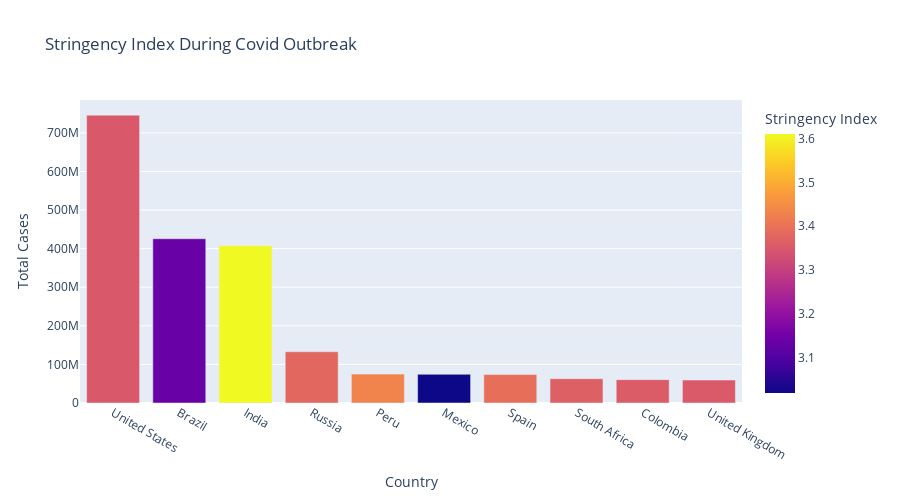

Notebook code for this chart:
### Code cell
figure= px.bar(tdata, x='Country', y='Total Cases',
hover_data=['Population', 'Total Deaths'],
color='Stringency Index', height=500,
title= 'Stringency Index During Covid Outbreak')

figure.show()

### Figure 1 — Plotly figure (JSON) as saved in the notebook; plotly's stock layout.template omitted (floating-point values rounded to 4 significant figures)
{"data": [{"alignmentgroup": "True", "customdata": [[19.62, 26477574], [19.17, 14340567], [21.05, 7247327], [18.8, 2131571], [17.31, 3020038], [18.67, 7295850], [17.66, 5510624], [17.9, 1357682], [17.75, 1936134], [18.03, 7249573]], "hovertemplate": "Country=%{x}<br>Total Cases=%{y}<br>Population=%{customdata[0]}<br>Total Deaths=%{customdata[1]}<br>Stringency Index=%{marker.color}<extra></extra>", "legendgroup": "", "marker": {"color": [3.351, 3.136, 3.611, 3.38, 3.43, 3.019, 3.394, 3.364, 3.358, 3.354], "coloraxis": "coloraxis", "pattern": {"shape": ""}}, "name": "", "offsetgroup": "", "orientation": "v", "showlegend": false, "textposition": "auto", "type": "bar", "x": ["United States", "Brazil", "India", "Russia", "Peru", "Mexico", "Spain", "South Africa", "Colombia", "United Kingdom"], "xaxis": "x", "y": [746014098, 425704517, 407771615, 132888951, 74882695, 74347548, 73717676, 63027659, 60543682, 59475032], "yaxis": "y"}], "layout": {"barmode": "relative", "coloraxis": {"colorbar": {"title": {"text": "Stringency Index"}}, "colorscale": [[0, "#0d0887"], [0.1111, "#46039f"], [0.2222, "#7201a8"], [0.3333, "#9c179e"], [0.4444, "#bd3786"], [0.5556, "#d8576b"], [0.6667, "#ed7953"], [0.7778, "#fb9f3a"], [0.8889, "#fdca26"], [1, "#f0f921"]]}, "height": 500, "legend": {"tracegroupgap": 0}, "title": {"text": "Stringency Index During Covid Outbreak"}, "xaxis": {"anchor": "y", "domain": [0, 1], "title": {"text": "Country"}}, "yaxis": {"anchor": "x", "domain": [0, 1], "title": {"text": "Total Cases"}}}}
